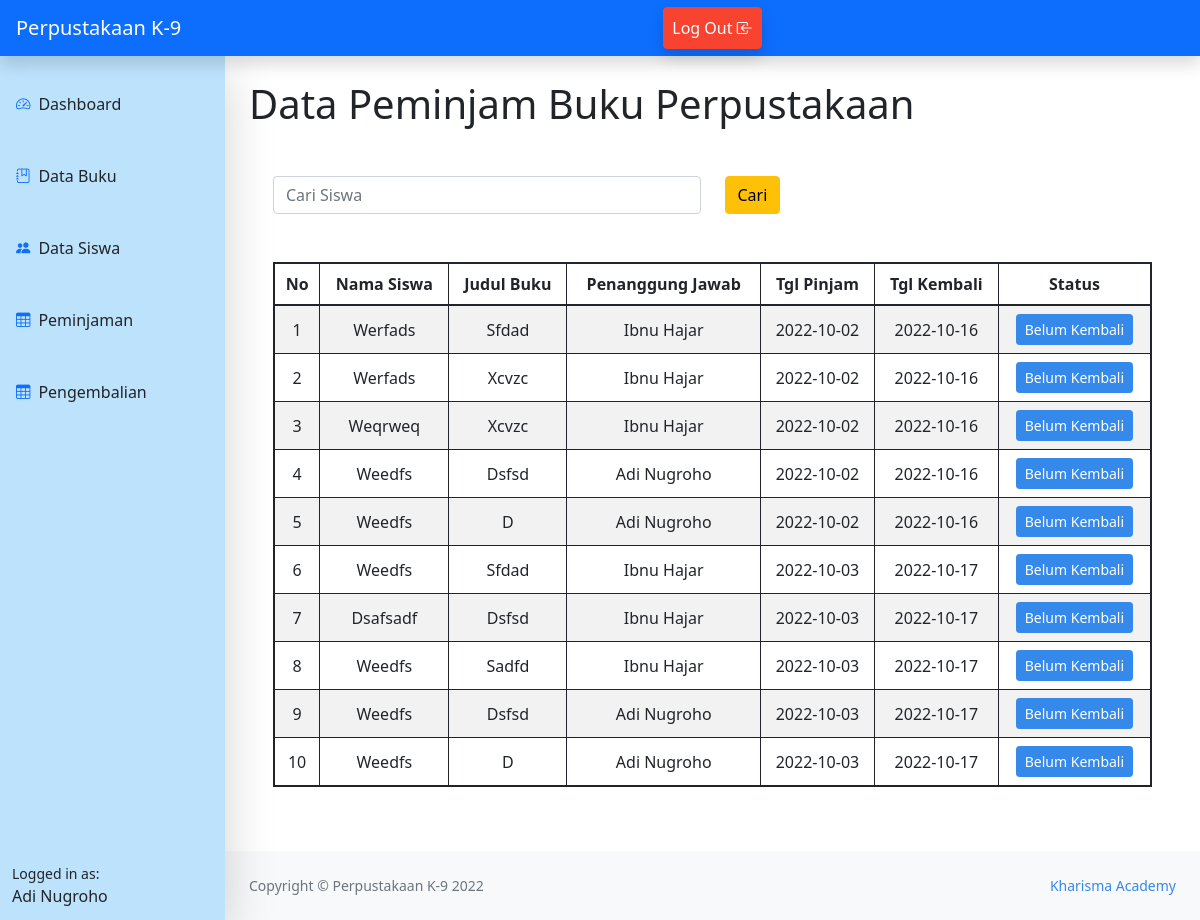
Page /peminjaman.php (signed in) on the committed database.
### tables this page shows
CREATE TABLE `petugas` (
  `nip` int(11) NOT NULL,
  `username` varchar(100) NOT NULL,
  `nama` char(100) DEFAULT NULL,
  `jenis_kelamin` enum('L','P') DEFAULT NULL,
  `alamat` varchar(100) DEFAULT NULL,
  `password` varchar(100) NOT NULL
);

CREATE TABLE `peminjaman` (
  `id_peminjaman` int(11) NOT NULL,
  `id_siswa` int(11) NOT NULL,
  `id_petugas` int(11) NOT NULL,
  `tanggal_peminjaman` date NOT NULL,
  `tanggal_pengembalian` date NOT NULL
);

CREATE TABLE `siswa` (
  `nis` int(11) NOT NULL,
  `nama` char(100) DEFAULT NULL,
  `jenis_kelamin` enum('L','P') DEFAULT NULL,
  `alamat` varchar(50) DEFAULT NULL,
  `id_kelas` int(11) DEFAULT NULL
);

CREATE TABLE `buku` (
  `id_buku` int(11) NOT NULL,
  `penulis` char(250) DEFAULT NULL,
  `tahun` year(4) DEFAULT NULL,
  `judul` varchar(100) DEFAULT NULL,
  `kota` varchar(50) DEFAULT NULL,
  `penerbit` varchar(50) DEFAULT NULL,
  `cover` varchar(200) DEFAULT NULL,
  `sinopsis` text DEFAULT NULL,
  `stok` int(11) DEFAULT NULL
);

### peminjaman.php (the view, shortened to what this page needs)
<?php
include "config.php";
include "home_admin.php";
$sql = mysqli_query($db,"SELECT * FROM peminjaman JOIN detail_peminjaman ON peminjaman.id_peminjaman = detail_peminjaman.id_peminjaman
                                                         JOIN siswa ON peminjaman.id_siswa = siswa.nis");
$sql1 = mysqli_query($db,"SELECT * FROM detail_peminjaman JOIN buku ON detail_peminjaman.id_buku = buku.id_buku");
$sql2= mysqli_query($db,"SELECT * FROM peminjaman JOIN petugas ON peminjaman.id_petugas = petugas.nip");
?>
<main class="mb-5">
    <div class="container-fluid px-4">
    <h1 class="mt-4">Data Peminjam Buku Perpustakaan</h1>
                    <div class="container mt-5">
                    <form action=" " method="post">
                    <div class="row">
                    <div class="col">
                        <input type="text" class="form-control" name ="cari" placeholder="Cari Siswa" >
                    </div>
                    <div class="col">
                    <button id="search" type="submit" name="cari" class="btn btn-warning">Cari</button>
                    </div>
                    </div>
                    </form>
                    <form action="" enctype="multipart/form-data">
                    <table class="table table-striped table-bordered border border-2 border-dark table-hover mt-5">
                    <thead class="text-center">
                        <tr>
                            <th scope="col">No</th>
                            <th scope="col">Nama Siswa</th>
                            <th scope="col">Judul Buku</th>
                            <th scope="col">Penanggung Jawab</th>
                            <th scope="col">Tgl Pinjam</th>
                            <th scope="col">Tgl Kembali</th>
                            <th scope="col">Status</th>
                        </tr>
                    </thead>
                    <tbody>
                    <?php
                                $i = 1;
                                while($data = mysqli_fetch_assoc($sql)){
                                    $data1 = mysqli_fetch_assoc($sql1);
                                    $data2 = mysqli_fetch_assoc($sql2);
                            ?>
                        <tr class="text-center">
                            <td class="align-middle"><?= $i;?></td>
                            <td class="align-middle"><?= ucwords($data['nama']);?></td>
                            <td class="align-middle"><?= ucwords($data1['judul']);?></td>
                            <td class="align-middle"><?= ucwords($data2['nama']);?></td>
                            <td class="align-middle"><?= $data['tanggal_peminjaman'];?></td>
                            <td class="align-middle"><?= $data['tanggal_pengembalian'];?></td>
                            <td class="align-middle"><a class="btn btn-sm btn-primary" href="status.php">Belum Kembali</a></td>
                        </tr>
                        <?php $i++; ?>
                        <?php } ?>
                    </tbody>
                    </table>
                    </form>
    </div>
</main>
<?php include "footer.php"; ?>

### home_admin.php (shortened to what this page needs)
<?php
include ('config.php');
$id = $_SESSION['id'];
$sql = mysqli_query($db,"SELECT * FROM petugas WHERE nip = $id");
$name = mysqli_fetch_assoc($sql);
?>
<!DOCTYPE html>
<html lang="en">
<head>
    <link rel="stylesheet" href="../css/bootstrap.rtl.css">
    <link rel="stylesheet" href="bootstrap/css/bootstrap.min.css">
    <link rel="stylesheet" href="https://cdn.jsdelivr.net/npm/bootstrap-icons@1.9.1/font/bootstrap-icons.css">
    <link rel="stylesheet" href="style1.css">
</head>
<body>
        <nav class="sb-topnav navbar navbar-expand navbar-dark bg-primary shadow">
            <a class="navbar-brand ps-3" href="index.html">Perpustakaan K-9</a>
            <ul class="navbar-nav ms-auto pe-5">
                <li class="nav-item ms-auto">
                    <a class="btn btn-danger shadow text-white nav-link" id="navbarDropdown" href="logout.php">Log Out <span class="bi-box-arrow-in-left"></span></a>
                </li>
            </ul>
        </nav>
        <div id="layoutSidenav">
            <div id="layoutSidenav_nav">
                <nav class="sb-sidenav accordion sb-sidenav-light shadow-lg"  style="background-color: #bde2fc;" id="sidenavAccordion">
                    <div class="sb-sidenav-menu">
                        <div class="nav">
                            <a class="nav-link my-4" href="dashboard.php">
                                <div class="sb-nav-link-icon"><span class="text-primary bi-speedometer2"></span></div>
                                Dashboard
                            </a>
                            <a class="nav-link mb-4 " href="data_buku.php" >
                                <div class="sb-nav-link-icon"><span class="text-primary bi-journal-bookmark"></span></div>
                                Data Buku
                            </a>
                            <a class="nav-link mb-4 " href="data_siswa.php" >
                                <div class="sb-nav-link-icon"><span class="text-primary bi-people-fill"></span></div>
                                Data Siswa
                            </a>
                            <a class="nav-link mb-4 " href="peminjaman.php" >
                                <div class="sb-nav-link-icon"><span class="text-primary bi-table"></span></div>
                                Peminjaman
                            </a>
                            <a class="nav-link mb-4 " href="pengembalian.php" >
                                <div class="sb-nav-link-icon"><span class="text-primary bi-table"></span></div>
                                Pengembalian
                            </a>
                        </div>
                    </div>
                    <div class="sb-sidenav-footer" style="background-color: #bde2fc;">
                        <div class="small">Logged in as:</div>
                        <?= ucwords( $name['nama']);?>
                    </div>
                </nav>
            </div>
            <div id="layoutSidenav_content">
</body>
</html>

### footer.php
<footer class="py-4 bg-light mt-auto position-sticky mt-5">
                    <div class="container-fluid px-4">
                        <div class="d-flex align-items-center justify-content-between small">
                            <div class="text-muted">Copyright &copy; Perpustakaan K-9 2022</div>
                            <div>
                                <a style="text-decoration: none;" href="#">Kharisma Academy</a>
                            </div>
                        </div>
                    </div>
                </footer>

### rows in the picture
petugas: nama "Adi Nugroho"
peminjaman: id_siswa.nama "Werfads", buku.judul "Sfdad", id_petugas.nama "Ibnu Hajar", tanggal_peminjaman "2022-10-02", tanggal_pengembalian "2022-10-16"
peminjaman: id_siswa.nama "Werfads", buku.judul "Xcvzc", id_petugas.nama "Ibnu Hajar", tanggal_peminjaman "2022-10-02", tanggal_pengembalian "2022-10-16"
peminjaman: id_siswa.nama "Weqrweq", buku.judul "Xcvzc", id_petugas.nama "Ibnu Hajar", tanggal_peminjaman "2022-10-02", tanggal_pengembalian "2022-10-16"
peminjaman: id_siswa.nama "Weedfs", buku.judul "Dsfsd", id_petugas.nama "Adi Nugroho", tanggal_peminjaman "2022-10-02", tanggal_pengembalian "2022-10-16"
peminjaman: id_siswa.nama "Weedfs", buku.judul "D", id_petugas.nama "Adi Nugroho", tanggal_peminjaman "2022-10-02", tanggal_pengembalian "2022-10-16"
peminjaman: id_siswa.nama "Weedfs", buku.judul "Sfdad", id_petugas.nama "Ibnu Hajar", tanggal_peminjaman "2022-10-03", tanggal_pengembalian "2022-10-17"
peminjaman: id_siswa.nama "Dsafsadf", buku.judul "Dsfsd", id_petugas.nama "Ibnu Hajar", tanggal_peminjaman "2022-10-03", tanggal_pengembalian "2022-10-17"
peminjaman: id_siswa.nama "Weedfs", buku.judul "Sadfd", id_petugas.nama "Ibnu Hajar", tanggal_peminjaman "2022-10-03", tanggal_pengembalian "2022-10-17"
peminjaman: id_siswa.nama "Weedfs", buku.judul "Dsfsd", id_petugas.nama "Adi Nugroho", tanggal_peminjaman "2022-10-03", tanggal_pengembalian "2022-10-17"
peminjaman: id_siswa.nama "Weedfs", buku.judul "D", id_petugas.nama "Adi Nugroho", tanggal_peminjaman "2022-10-03", tanggal_pengembalian "2022-10-17"
